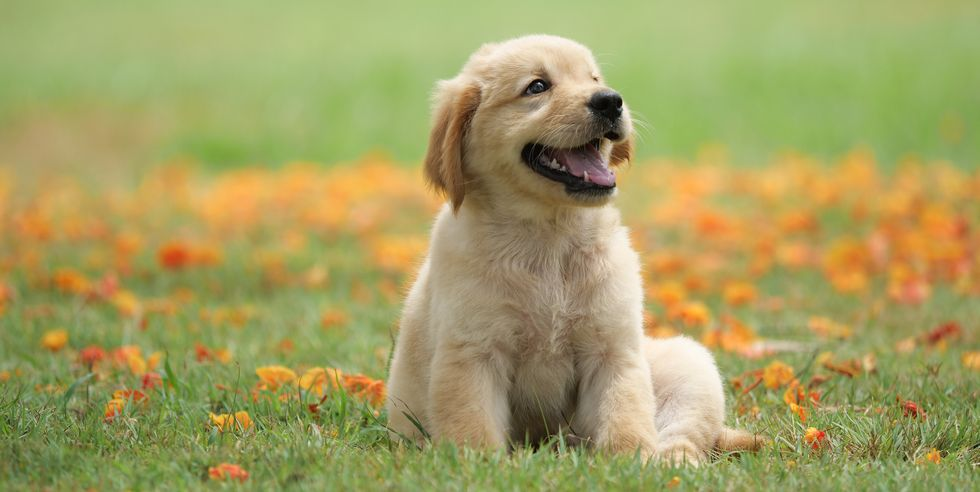
#> input picture Jupyter Notebooks/images/dog.jpg, 980 x 492 px
$ jupyter execute --allow-errors ImageProcessingWithOpencv.ipynb
#> lines starting #> are read from the running program, lines starting #| are printed output that depends on the picture; after the words box and inside, x2 and y2 are one past the last pixel; in counts of white or black regions, pixels touching at a corner belong together
[cell 1]
import cv2

[cell 2]
img = cv2.imread("images/dog.jpg")
#> img is the input picture: shape (492, 980, 3); mean B, G, R 97.6, 158.6, 163.8

[cell 3]
display(img)

[cell 4]
cv2.imshow("Image",img)
cv2.waitKey(0)
cv2.destroyAllWindows()

[cell 5]
print(type(img))
#| <class 'numpy.ndarray'>

[cell 6]
print(img.shape[0:2])
#| (492, 980)

# Image Rotation

Okay, now we have our image matrix and we want to get the rotation matrix. To get the rotation matrix, we use the getRotationMatrix2D() method of cv2. The syntax of getRotationMatrix2D() is:

__cv2.getRotationMatrix2D(center, angle, scale)__

Here the center is the center point of rotation, the angle is the angle in degrees and scale is the scale property which makes the image fit on the screen.

[cell 7]
height, width = img.shape[0:2]
#> height = 492; width = 980

[cell 8]
rotationMatrix = cv2.getRotationMatrix2D((width/2,height/2),90,.5)

[cell 9]
rotatedImage = cv2.warpAffine(img,rotationMatrix,(width,height))

[cell 10]
cv2.imshow('Rotated Image', rotatedImage)
cv2.waitKey(0)
cv2.destroyAllWindows()

# crop an image

Now get the starting and ending index of the row and column. This will define the size of the newly created image. For example, start from row number 10 till row number 15 will give the height of the image.

Similarly, start from column number 10 until column number 15 will give the width of the image.

You can get the starting point by specifying the percentage value of the total height and the total width. Similarly, to get the ending point of the cropped image, specify the percentage values as below

[cell 11]
startRow = int(height*.15)
#> startRow = 73

startcol = int(width*.15)
#> startcol = 147

endRow = int(height*.85)
#> endRow = 418

endcol = int(width*.85)
#> endcol = 833

Now map these values to the original image. Note that you have to cast the starting and ending values to integers because when mapping, the indexes are always integers.

[cell 12]
croppedImage = img[startRow:endRow, startcol:endcol]

Here we specified the range from starting to ending of rows and columns.

Now display the original and cropped image in the output:

[cell 13]
cv2.imshow('Original Image', img)

cv2.imshow('Cropped Image', croppedImage)

cv2.waitKey(0)
cv2.destroyAllWindows()

# Resize an Image

To resize an image, you can use the resize() method of openCV. In the resize method, you can either specify the values of x and y axis or the number of rows and columns which tells the size of the image

[cell 14]
newImg = cv2.resize(img, (0,0), fx=0.75, fy=0.75)

cv2.imshow('Resized Image', newImg)

cv2.waitKey(0)
cv2.destroyAllWindows()

Now using the row and column values to resize the image:

[cell 15]
newImg = cv2.resize(img, (550, 350))
#> newImg: shape (350, 550, 3)

cv2.imshow('Resized Image', newImg)

cv2.waitKey(0)
cv2.destroyAllWindows()

# Adjust Image Contrast

In Python OpenCV module, there is no particular function to adjust image contrast but the official documentation of OpenCV suggests an equation that can perform image brightness and image contrast both at the same time.

__new_img = a * original_img + b__

Here a is alpha which defines contrast of the image. If a is greater than 1, there will be higher contrast.

If the value of a is between 0 and 1 (smaller than 1 but greater than 0), there would be lower contrast. If a is 1, there will be no contrast effect on the image.

b stands for beta. The values of b vary from -127 to +127.

To implement this equation in Python OpenCV, you can use the addWeighted() method. We use The addWeighted() method as it generates the output in the range of 0 and 255 for a 24-bit color image.

The syntax of addWeighted() method is as follows:

__cv2.addWeighted(source_img1, alpha1, source_img2, alpha2, beta)__

This syntax will blend two images, the first source image (source_img1) with a weight of alpha1 and second source image (source_img2).

If you only want to apply contrast in one image, you can add a second image source as zeros using NumPy.

#> (a cell that did not finish here is left out)

# Make an image blurry
## Gaussian Blur

To make an image blurry, you can use the GaussianBlur() method of OpenCV.

The GaussianBlur() uses the Gaussian kernel. The height and width of the kernel should be a positive and an odd number.

Then you have to specify the X and Y direction that is sigmaX and sigmaY respectively. If only one is specified, both are considered the same.

Consider the following example:

[cell 17]
blur_image = cv2.GaussianBlur(img, (7,7), 0)

cv2.imshow('Original Image', img)

cv2.imshow('Blur Image', blur_image)

cv2.waitKey(0)
cv2.destroyAllWindows()

## Median Blur

In median blurring, the median of all the pixels of the image is calculated inside the kernel area. The central value is then replaced with the resultant median value. Median blurring is used when there are salt and pepper noise in the image.

To apply median blurring, you can use the medianBlur() method of OpenCV.

Consider the following example where we have a salt and pepper noise in the image:

[cell 18]
blur_image = cv2.medianBlur(img,5)

#This will apply 50% noise in the image along with median blur. Now show the images:

cv2.imshow('Original Image', img)

cv2.imshow('Blur Image', blur_image)

cv2.waitKey(0)
cv2.destroyAllWindows()

## Detect Edges

To detect the edges in an image, you can use the Canny() method of cv2 which implements the Canny edge detector. The Canny edge detector is also known as the optimal detector.

The syntax to Canny() is as follows:

__cv2.Canny(image, minVal, maxVal)__

Here minVal and maxVal are the minimum and maximum intensity gradient values respectively.

[cell 19]
edge_img = cv2.Canny(img,100,200)
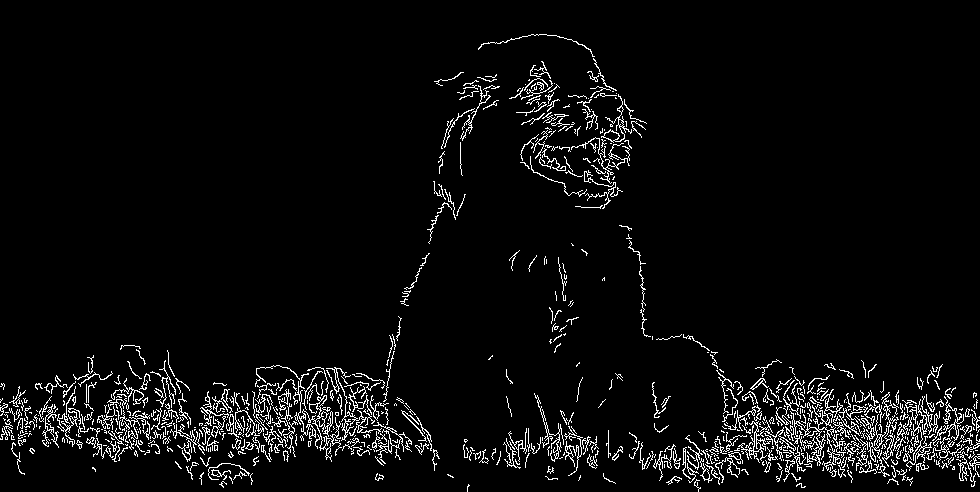
#> edge_img: shape (492, 980); 4.6% white in thin lines or dots

cv2.imshow("Detected Edges", edge_img)

cv2.waitKey(0)
cv2.destroyAllWindows()

## Convert image to grayscale (Black & White)

The easy way to convert an image in grayscale is to load it like this:

__img = cv2.imread("pyimg.jpg", 0)__

There is another method using BGR2GRAY.

To convert a color image into a grayscale image, use the BGR2GRAY attribute of the cv2 module. This is demonstrated in the example below:

Use the cvtColor() method of the cv2 module which takes the original image and the COLOR_BGR2GRAY attribute as an argument. Store the resultant image in a variable:

__gray_img = cv2.cvtColor(img, cv2.COLOR_BGR2GRAY)__

[cell 20]
gray_img = cv2.cvtColor(img, cv2.COLOR_BGR2GRAY)

cv2.imshow("Original Image", img)

cv2.imshow("Gray Scale Image", gray_img)

cv2.waitKey(0)
cv2.destroyAllWindows()

### Centroid (Center of blob) detection

To find the center of an image, the first step is to convert the original image into grayscale. We can use the cvtColor() method of cv2 as we did before.

[cell 21]
gray_img = cv2.cvtColor(img, cv2.COLOR_BGR2GRAY)

We read the image and convert it to a grayscale image. The new image is stored in gray_img.

Now we have to calculate the moments of the image. Use the moments() method of cv2. In the moments() method, the grayscale image will be passed as below:

[cell 22]
moment = cv2.moments(gray_img)
#> moment = moments, m00 73888032, centre m10/m00, m01/m00 = (494.6, 234.1)

Then we need to calculate the x and y coordinates of the center of the image by using the moments that we got above:

[cell 23]
X = int(moment ["m10"] / moment["m00"])
#> X = 494

Y = int(moment ["m01"] / moment["m00"])
#> Y = 234

Finally, we have the center of the image. To highlight this center position, we can use the circle method which will create a circle in the given coordinates of the given radius.

The circle() method takes the img, the x and y coordinates where the circle will be created, the size, the color that we want the circle to be and the thickness.

[cell 24]
cv2.circle(img, (X, Y), 15, (205, 114, 101), 1)
#> img: shape (492, 980, 3); 0.02% of pixels changed, all inside (x1, y1, x2, y2) = (479, 219, 510, 250)

[cell 25]
cv2.imshow("Center of the Image", img)

cv2.waitKey(0)
cv2.destroyAllWindows()

## Apply a mask for a colored image

Image masking means to apply some other image as a mask on the original image or to change the pixel values in the image.

To apply a mask on the image, we will use the HoughCircles() method of the OpenCV module. The HoughCircles() method detects the circles in an image. After detecting the circles, we can simply apply a mask on these circles.

The HoughCircles() method takes the original image, the Hough Gradient (which detects the gradient information in the edges of the circle), and the information from the following circle equation:

(x - xcenter)2 + (y - ycenter)2 = r2

In this equation (xcenter , ycenter) is the center of the circle and r is the radius of the circle.

[cell 26]
img1 = cv2.cvtColor(img, cv2.COLOR_BGR2RGB)

Detecting the circles in the image using the HoughCircles() code from OpenCV: __Hough Circle Transform:__

[cell 27]
gray_img = cv2.medianBlur(cv2.cvtColor(img, cv2.COLOR_RGB2GRAY), 3)
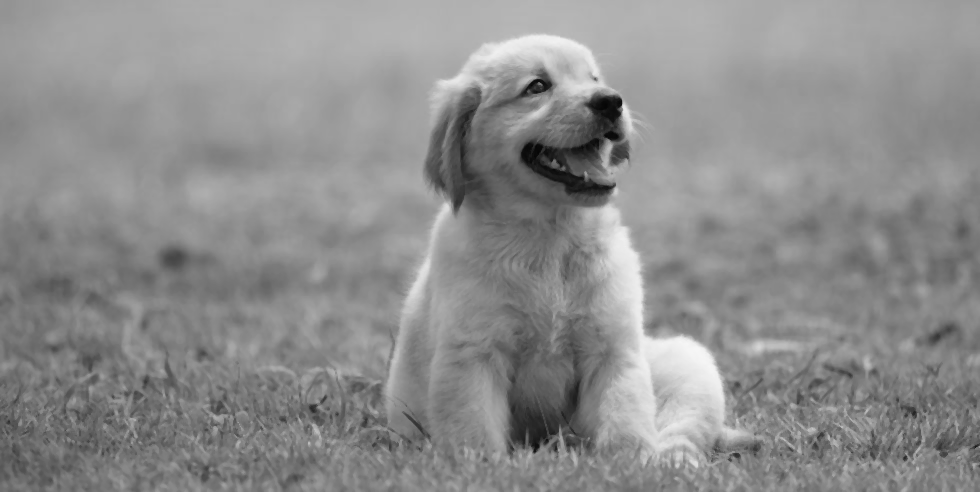
#> gray_img: shape (492, 980); min 5, max 246, mean 141

circles = cv2.HoughCircles(gray_img, cv2.HOUGH_GRADIENT, 1, 20, param1=50, param2=50, minRadius=0, maxRadius=0)
#> circles = 543 rows, first 8: [292.5, 186.5, 292.6], [236.5, 135.5, 335.5], [289.5, 163.5, 298.7], [261.5, 151.5, 323.6], [242.5, 114.5, 353.9], [256.5, 185.5, 301.5], [235.5, 86.5, 384.4], [278.5, 126.5, 343.3]

#> (the rest of this cell did not finish here and is left out)

#> (a cell that did not finish here is left out)

#> (a cell that did not finish here is left out)

#> (a cell that did not finish here is left out)

# Reduce Noise

To reduce noise from an image, OpenCV provides the following methods:

    fastNlMeansDenoising(): Removes noise from a grayscale image
    fastNlMeansDenoisingColored(): Removes noise from a colored image
    fastNlMeansDenoisingMulti(): Removes noise from grayscale image frames (a grayscale video)
    fastNlMeansDenoisingColoredMulti(): Same as 3 but works with colored frames

Let’s use fastNlMeansDenoisingColored() in our example:

[cell 31]
import cv2

img = cv2.imread("./images/dog.jpg")

Apply the denoising function which takes respectively the original image (src), the destination (which we have kept none as we are storing the resultant), the filter strength, the image value to remove the colored noise (usually equal to filter strength or 10), the template patch size in pixel to compute weights which should always be odd (recommended size equals 7) and the window size in pixels to compute average of the given pixel.

[cell 32]
result = cv2.fastNlMeansDenoisingColored(img,None,20,10,7,21)

[cell 33]
cv2.imshow("Original Image", img)

cv2.imshow("Denoised Image", result)

cv2.waitKey(0)
cv2.destroyAllWindows()

# Get image contour

Contours are the curves in an image that are joint together. The curves join the continuous points in an image. The purpose of contours is used to detect the objects.

The original image of which we are getting the contours of is given below:

[cell 34]
im = cv2.imread('images/dog.jpg')

gray_img = cv2.cvtColor(img, cv2.COLOR_BGR2GRAY)

[cell 35]
retval, thresh = cv2.threshold(gray_img, 127, 255, 0)
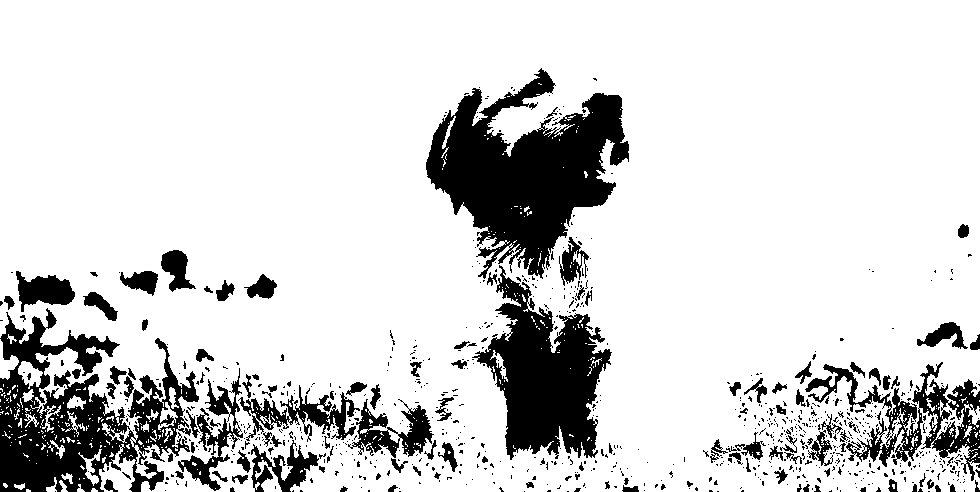
#> thresh: shape (492, 980); 83.5% white; 841 black regions (724 under 20 px)
img_contours, _ = cv2.findContours(thresh, cv2.RETR_TREE, cv2.CHAIN_APPROX_SIMPLE)
#> img_contours = 1664 contours, 1465 with area under 20; largest, box (x1, y1, x2, y2) and area: (0, 0, 980, 492) 457955, (425, 67, 630, 280) 22326, (471, 264, 613, 461) 14258, (127, 337, 200, 457) 3839, (177, 367, 244, 492) 2474
cv2.drawContours(img, img_contours, -1, (0, 255, 0))
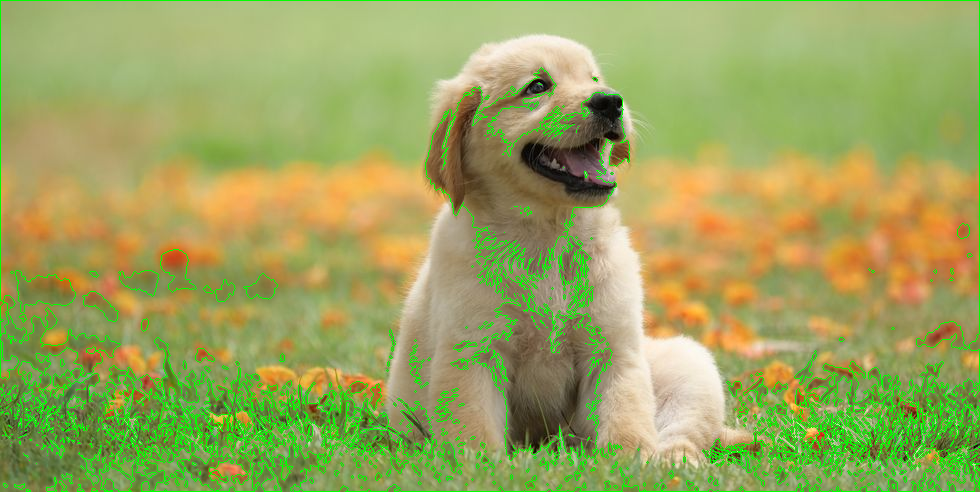
#> img: shape (492, 980, 3); 5.67% of pixels changed, all inside (x1, y1, x2, y2) = (0, 0, 980, 492)
cv2.imshow('Image Contours', img)
cv2.waitKey(0)
cv2.destroyAllWindows()

# Convert Images into Cartoon using OpenCV
To convert an image into cartoon, we need to detect the edges of the object in the image. Then, we're changing the effects of the image by using
Gaussian Blur to reduce the noise and then applying a bilateral filter effect.

[cell 36]
import numpy as np
img = cv2.imread("images/emma.png")
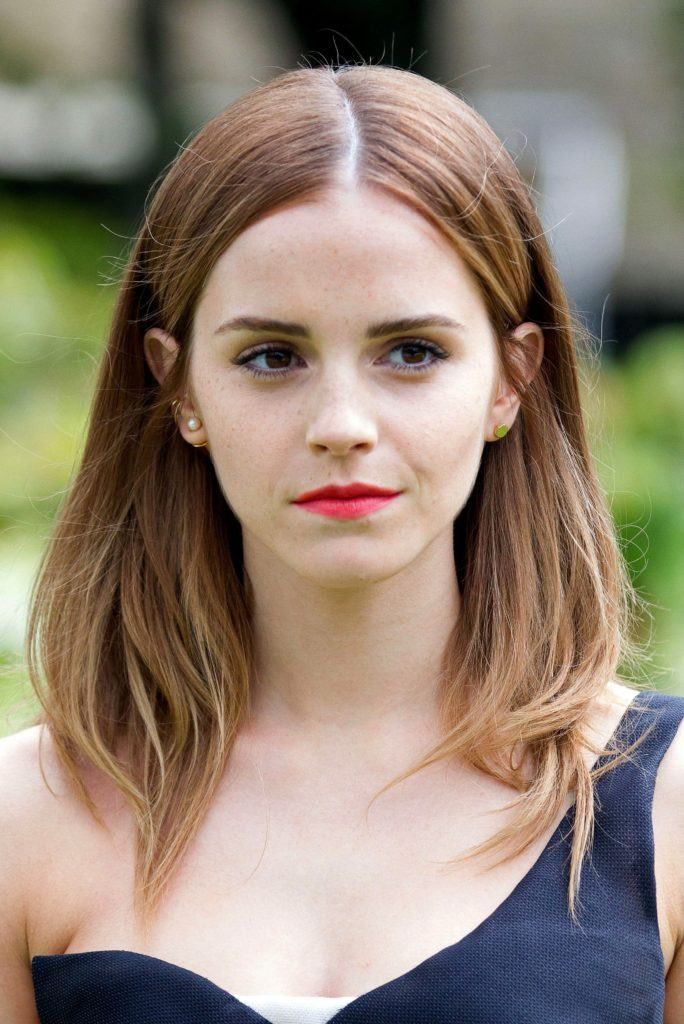
#> input picture Jupyter Notebooks/images/emma.png, 684 x 1024 px
#> img is the input picture: shape (1024, 684, 3); mean B, G, R 114.8, 131.1, 146.3
gray = cv2.cvtColor(img, cv2.COLOR_BGR2GRAY)
gray = cv2.GaussianBlur(gray,(5,5),-1)
edges = cv2.adaptiveThreshold(gray, 255, cv2.ADAPTIVE_THRESH_MEAN_C, cv2.THRESH_BINARY,9,10)
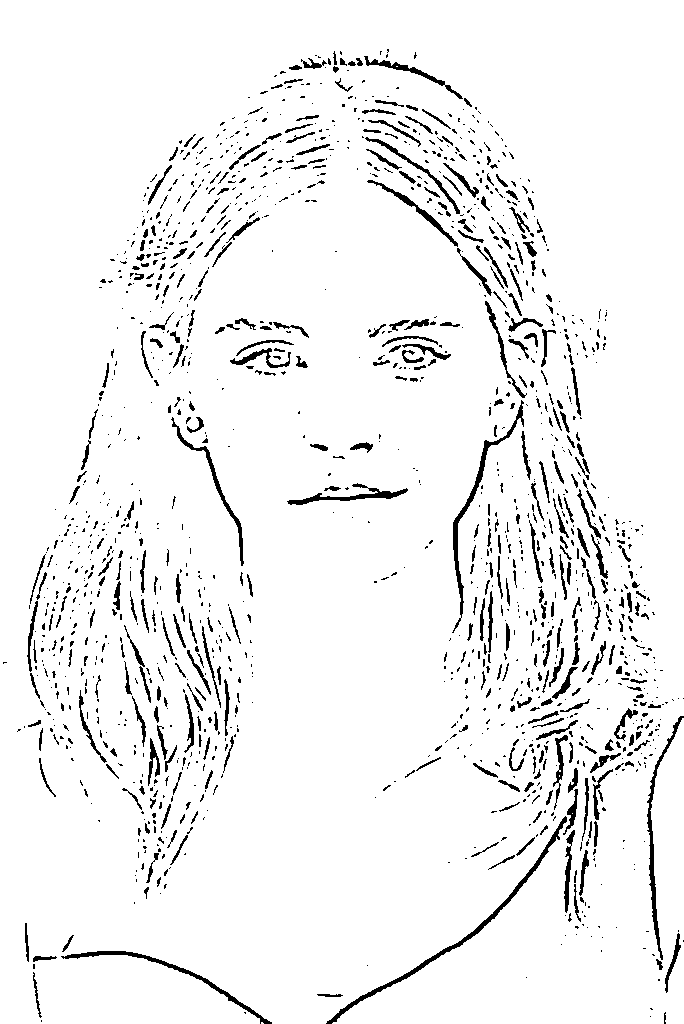
#> edges: shape (1024, 684); 94.6% white; 1526 black regions (1127 under 20 px), largest, box (x1, y1, x2, y2) and area: (326, 816, 567, 1024) 1403, (452, 400, 524, 633) 1063, (647, 716, 684, 960) 926
color = cv2.bilateralFilter(img, 20, 245, 245)
cartoon = cv2.bitwise_and(color, color, mask=edges)
cv2.imshow("Cartoon",cartoon)
cv2.waitKey(0)
cv2.destroyAllWindows()

# Remove Background from an image

To remove the background from an image, we will find the contours to detect edges of the main object and create a mask with np.zeros for the background and then combine the mask and the image using the bitwise_and operator.

Consider the example below:

[cell 37]
img = cv2.imread("images/emma.png")

gray_img = cv2.cvtColor(img, cv2.COLOR_BGR2GRAY)
_, thresh = cv2.threshold(gray_img, 127, 255, cv2.THRESH_BINARY_INV + cv2.THRESH_OTSU)
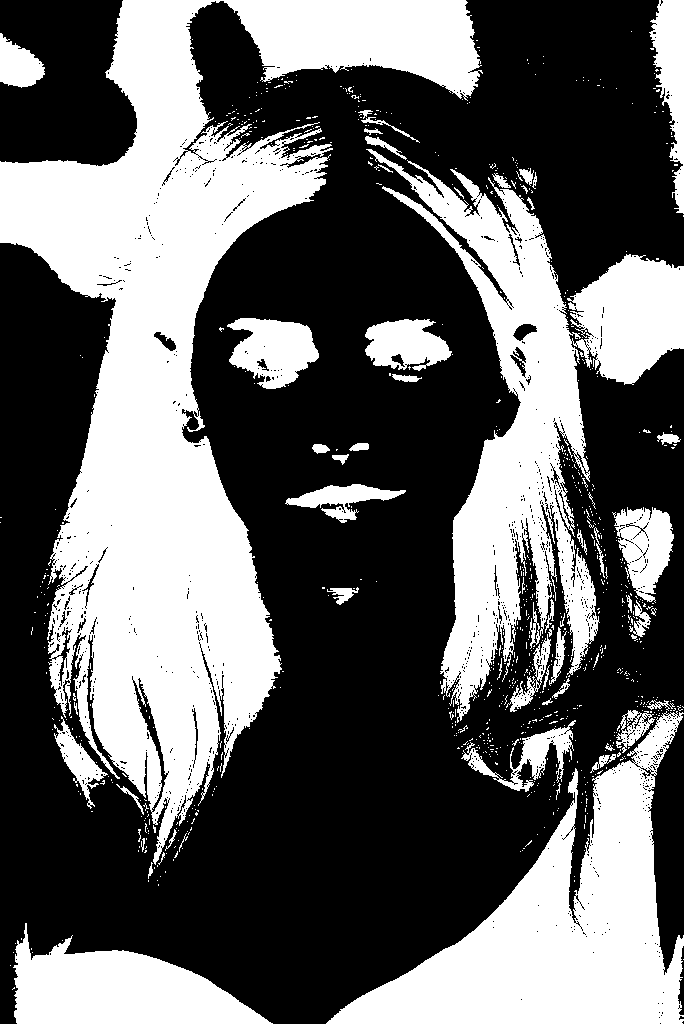
#> thresh: shape (1024, 684); 39.5% white; 856 white regions (795 under 20 px)
img_contours = cv2.findContours(thresh, cv2.RETR_TREE, cv2.CHAIN_APPROX_SIMPLE)[-2]
#> img_contours = 2609 contours, 2506 with area under 20; largest, box (x1, y1, x2, y2) and area: (0, 0, 483, 865) 136241, (366, 149, 684, 723) 52389, (326, 711, 684, 1024) 43640, (13, 923, 273, 1024) 14317, (227, 318, 319, 389) 4178
img_contours = sorted(img_contours, key=cv2.contourArea)

for i in img_contours:

    if cv2.contourArea(i) > 100:

        break
#> this loop made 2577 passes
#> i on passes 1 to 3: [[10, 965]], [[683, 959]], [[32, 952]]

mask = np.zeros(img.shape[:2], np.uint8)
cv2.drawContours(mask, [i],-1, 255, -1)
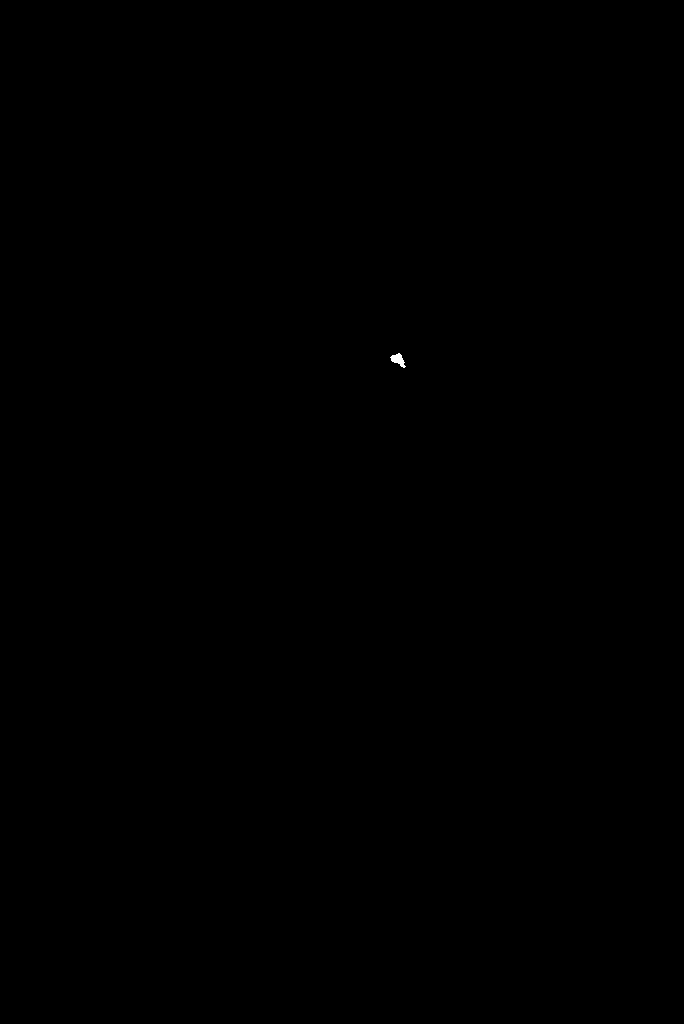
#> mask: shape (1024, 684); 0.02% white; 1 white region, box (x1, y1, x2, y2) and area: (390, 353, 406, 368) 122
new_img = cv2.bitwise_and(img, img, mask=mask)
cv2.imshow("Original Image", img)
cv2.imshow("Image with background removed", new_img)
cv2.waitKey(0)
cv2.destroyAllWindows()
